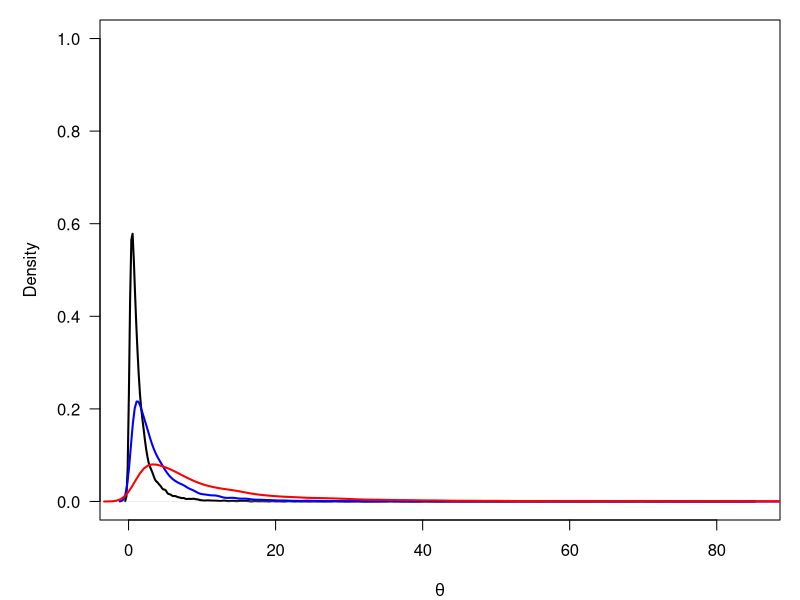
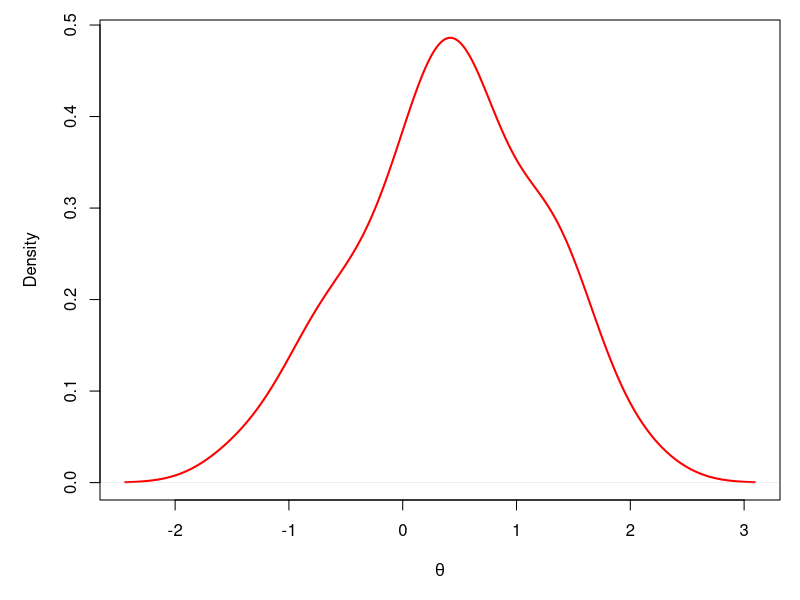
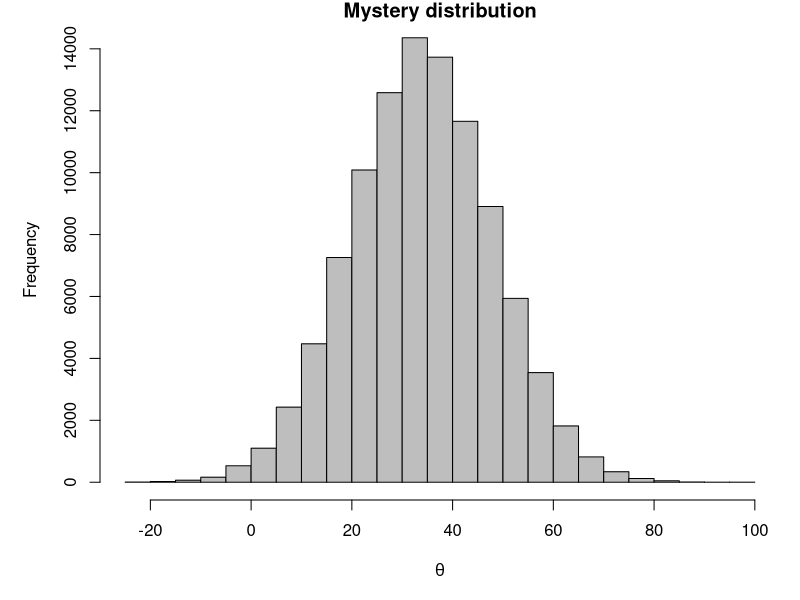
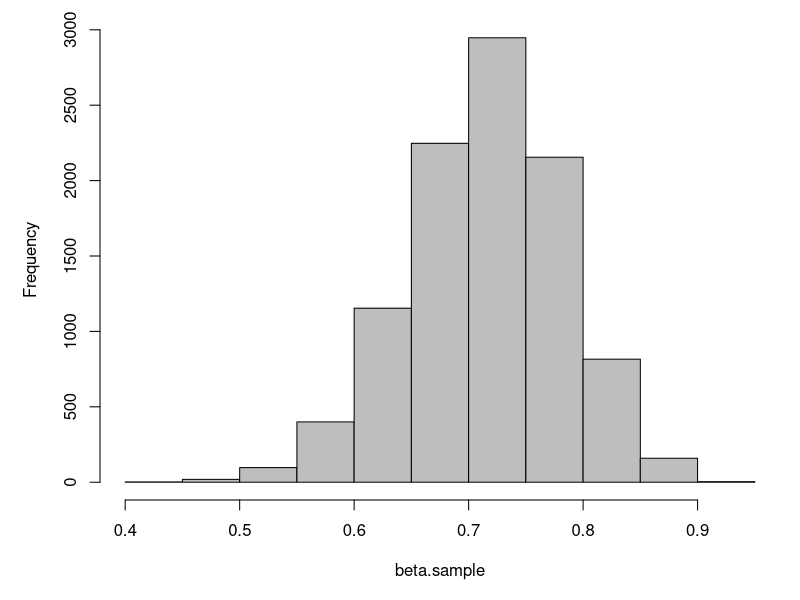

Source code (R) for these figures, in order:
## ---- chunk 1

## ---- chunk 2
# Plot the density fucntion for a lognormal
# distribution that has a mean of zero and
# a standard deviation of 1.
  par(mar=c(4,5,1,1))
  plot(density(
    rlnorm(n=1e4, mean=0, sd=1)),
    main='', lwd=2, col='black', 
    xlab=expression(theta), ylim=c(0,1),
    yaxt='n')
  axis(side=2, las=2)

# Now, we can change the parameters to
# change the location and spread
  lines(density(
    rlnorm(n=1e4, mean=1, sd=1)),
    lwd=2, col = 'blue') 
  
  lines(density(
    rlnorm(n=1e4, mean=2, sd=1)),
    lwd=2, col = 'red')  
## ---- chunk 3
ndata = rnorm(n=30, mean=0, sd=1)
## ---- chunk 4
par(mar=c(5,5,1,1))
plot(density(ndata),
     main='',
     xlab=expression(theta),
     col='red',
     lwd='2')
## ---- chunk 5
hist(rnorm(1e5, mean=34, sd=14), main='Mystery distribution',
     xlab=expression(theta), col='gray')
## ---- chunk 6
# I'll simulate the data for you in another file and you can read in the data
# from a text file like this (just make sure it is in the correct directory):
  dbp = read.csv('../../data/dbp.txt') 
  str(dbp)
## ---- chunk 7
# Get a random sample from the beta
beta.sample = rbeta(n=1e4,
                    shape1=30,
                    shape2=12)

# Plot a histogram
hist(beta.sample, main='', col='gray')
## ---- chunk 8
rbinom(n=10, size=10, prob=0.5)
## ---- chunk 9
rpois(n = 10, lambda = 10)
## ---- chunk 10
counts2 = read.csv('../../data/counts2.txt')
